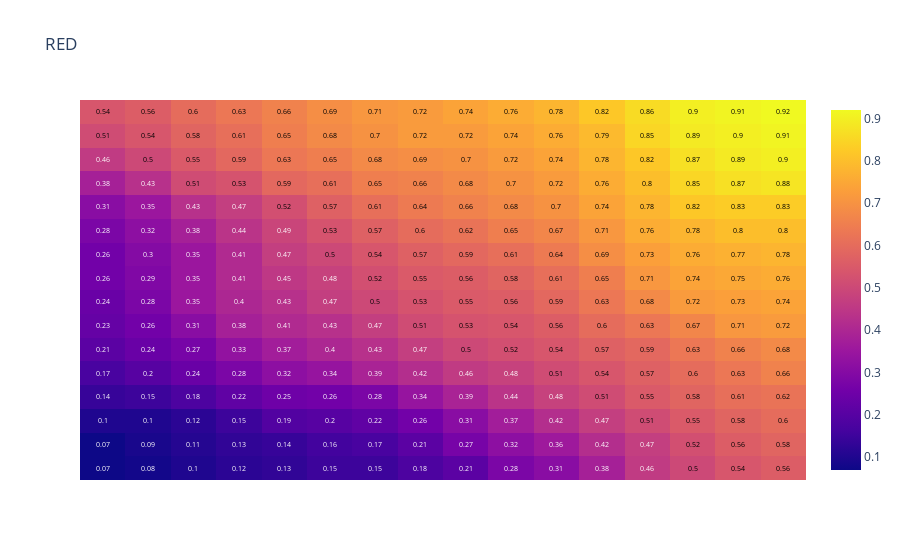
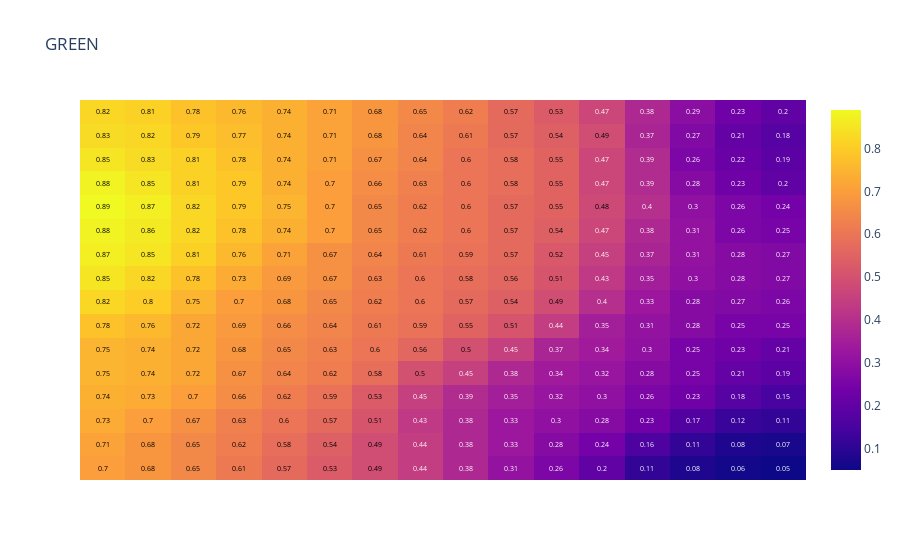

Notebook code for these charts, in order:
### Code cell
GEMA.Visualization.codebook_vectors(main_map, np.array(["RED", "GREEN", "BLUE"]))
